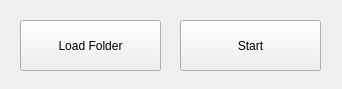
<?xml version="1.0" encoding="UTF-8"?>
<ui version="4.0">
 <class>MainWindow</class>
 <widget class="QMainWindow" name="MainWindow">
  <property name="geometry">
   <rect>
    <x>0</x>
    <y>0</y>
    <width>342</width>
    <height>89</height>
   </rect>
  </property>
  <property name="windowTitle">
   <string>MainWindow</string>
  </property>
  <widget class="QWidget" name="centralwidget">
   <widget class="QPushButton" name="load">
    <property name="geometry">
     <rect>
      <x>20</x>
      <y>20</y>
      <width>141</width>
      <height>51</height>
     </rect>
    </property>
    <property name="text">
     <string>Load Folder</string>
    </property>
   </widget>
   <widget class="QPushButton" name="start">
    <property name="geometry">
     <rect>
      <x>180</x>
      <y>20</y>
      <width>141</width>
      <height>51</height>
     </rect>
    </property>
    <property name="text">
     <string>Start</string>
    </property>
   </widget>
  </widget>
 </widget>
 <resources/>
 <connections/>
</ui>
